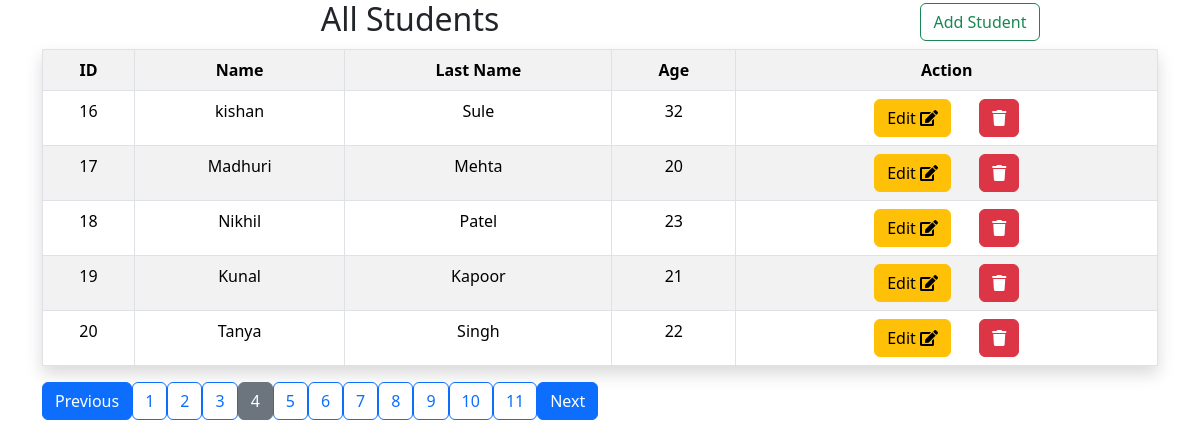
/CREATE.PHP?page=4, run on the app's committed database.
### tables this page shows
CREATE TABLE `student` (
  `id` int(4) NOT NULL,
  `name` varchar(30) NOT NULL,
  `last_name` varchar(20) NOT NULL,
  `age` int(100) NOT NULL
);

### CREATE.PHP (the view, shortened to what this page needs)
<?php
require 'header.php';
$records_per_page = 5;
$current_page = isset($_GET['page']) ? $_GET['page'] : 1;
$offset = ($current_page - 1) * $records_per_page;
$total_sql = "SELECT COUNT(*) AS total_records FROM `student`";
$total_result = mysqli_query($conn, $total_sql);
$total_row = mysqli_fetch_assoc($total_result);
$total_records = $total_row['total_records'];
$total_pages = ceil($total_records / $records_per_page);
$sql = "SELECT * FROM `student` LIMIT $records_per_page OFFSET $offset";
$result = mysqli_query($conn, $sql);
?>
<div class="row">
  <div class="col-8 text-center h2"> All Students </div>
  <div class="col-4 text-center h2">
    <button class="btn btn-outline-success" data-bs-toggle="modal" data-bs-target="#exampleModal">Add Student</button>
  </div>
</div>
<table class="table table-bordered table-hover table-striped text-center shadow">
  <tr class="t-row">
    <th class="thead">ID</th>
    <th class="thead">Name</th>
    <th class="thead">Last Name</th>
    <th class="thead">Age</th>
    <th class="thead">Action</th>
  </tr>
  <?php
  while ($row = mysqli_fetch_assoc($result)) {
  ?>
    <tr class="t-row">
      <td class="td"><?php echo $row['id']; ?> </td>
      <td class="td"><?php echo $row['name']; ?> </td>
      <td class="td"><?php echo $row['last_name']; ?> </td>
      <td class="td"><?php echo $row['age']; ?> </td>
      <td class="td">
        <a href="update.php?id=<?php echo $row['id']; ?>"><button class="btn btn-warning me-4">Edit&nbsp;<i class="fas fa-edit"></i></button></a>
        <a href="delete.php?id=<?php echo $row['id']; ?>"><button class="btn btn-danger"><i class="fas fa-trash"></i></button></a>
      </td>
    </tr>
  <?php
  }
  ?>
</table>
<div class="pagination" style="text-align: center;">
  <?php
  if ($current_page > 1) {
    echo "<a href='?page=" . ($current_page - 1) . "' class='btn btn-primary'>Previous</a>";
  }
  for ($page = 1; $page <= $total_pages; $page++) {
    if ($page == $current_page) {
      echo "<a href='?page=$page' class='btn btn-secondary'>$page</a>";
    } else {
      echo "<a href='?page=$page' class='btn btn-outline-primary'>$page</a>";
    }
  }
  if ($current_page < $total_pages) {
    echo "<a href='?page=" . ($current_page + 1) . "' class='btn btn-primary'>Next</a>";
  }
  ?>
</div>
<?php
require 'footer.php';
?>

### data on the page
student: id "16", name "kishan", last_name "Sule", age "32"
student: id "17", name "Madhuri", last_name "Mehta", age "20"
student: id "18", name "Nikhil", last_name "Patel", age "23"
student: id "19", name "Kunal", last_name "Kapoor", age "21"
student: id "20", name "Tanya", last_name "Singh", age "22"
